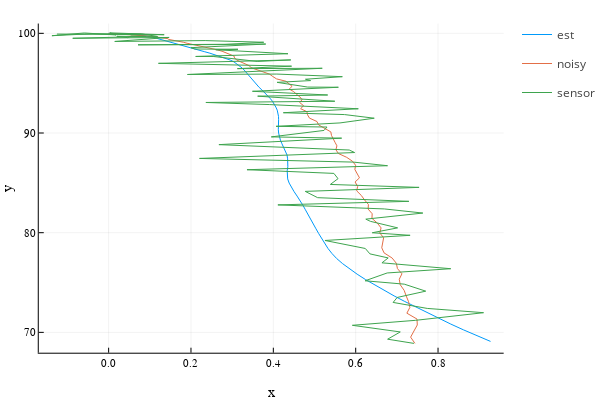

The notebook cell saved with this chart:
### Code cell
Xest = SVector{nx}.(Xest)
traj2(Xest, label="est")
traj2!(Xnoisy, label="noisy")
traj2!(Ynoisy,label="sensor")
